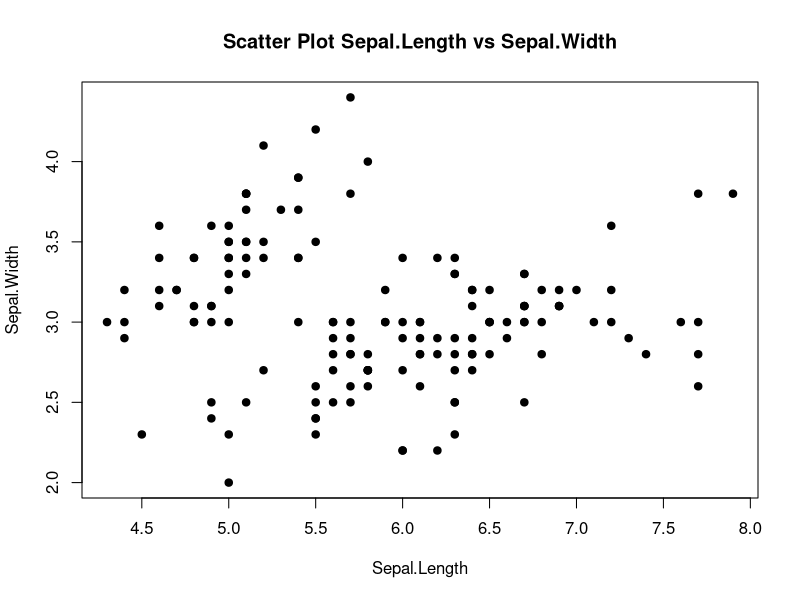
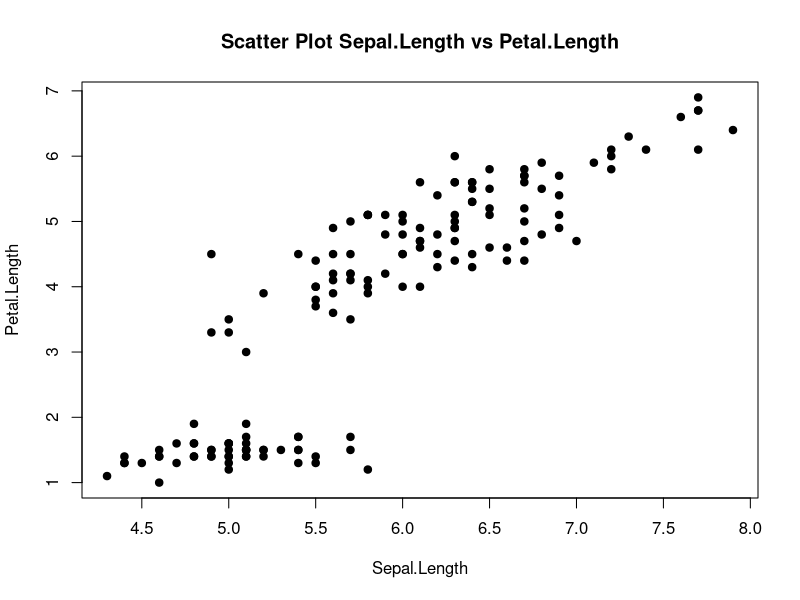
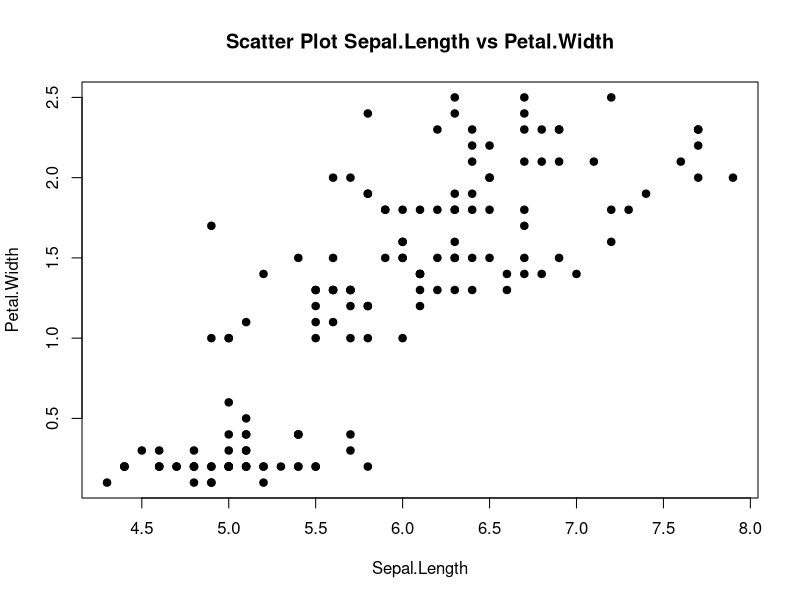

R code for these plots, in order:
# Carregar o conjunto de dados "iris" que é nativo do RStudio
data(iris)

# Visualizar as primeiras linhas do conjunto de dados
head(iris)

# Gráfico de dispersão entre Sepal.Length e Sepal.Width
plot(iris$Sepal.Length, iris$Sepal.Width, main = "Scatter Plot Sepal.Length vs Sepal.Width",
     xlab = "Sepal.Length", ylab = "Sepal.Width", pch = 19)

# Calcular a correlação de Pearson entre Sepal.Length e Sepal.Width
correlacao_sepal <- cor(iris$Sepal.Length, iris$Sepal.Width, method = "pearson")
cat("Correlação de Pearson entre Sepal.Length e Sepal.Width:", correlacao_sepal, "\n")

# Gráfico de dispersão entre Sepal.Length e Petal.Length
plot(iris$Sepal.Length, iris$Petal.Length, main = "Scatter Plot Sepal.Length vs Petal.Length",
     xlab = "Sepal.Length", ylab = "Petal.Length", pch = 19)

# Calcular a correlação de Pearson entre Sepal.Length e Petal.Length
correlacao_petal <- cor(iris$Sepal.Length, iris$Petal.Length, method = "pearson")
cat("Correlação de Pearson entre Sepal.Length e Petal.Length:", correlacao_petal, "\n")

# Gráfico de dispersão entre Sepal.Length e Petal.Width
plot(iris$Sepal.Length, iris$Petal.Width, main = "Scatter Plot Sepal.Length vs Petal.Width",
     xlab = "Sepal.Length", ylab = "Petal.Width", pch = 19)

# Calcular a correlação de Pearson entre Sepal.Length e Petal.Width
correlacao_petal_width <- cor(iris$Sepal.Length, iris$Petal.Width, method = "pearson")
cat("Correlação de Pearson entre Sepal.Length e Petal.Width:", correlacao_petal_width, "\n")